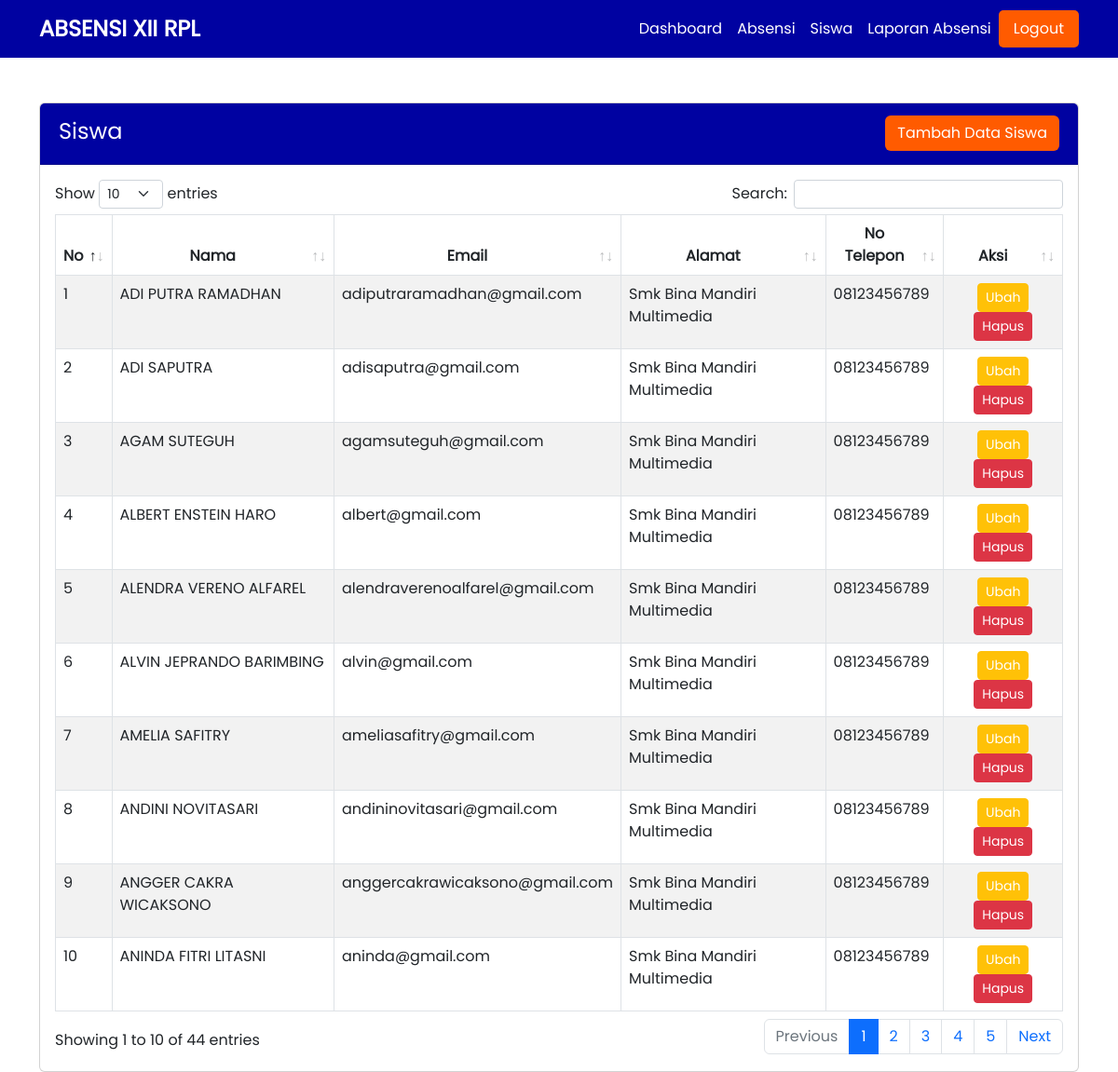
Page /views/siswa.php on the committed database.
### tables this page shows
CREATE TABLE `tbl_siswa` (
  `id_siswa` int(11) NOT NULL,
  `nama` varchar(100) NOT NULL,
  `email` varchar(100) NOT NULL,
  `alamat` varchar(100) NOT NULL,
  `notelp` varchar(100) NOT NULL
);

### views/siswa.php (the view, shortened to what this page needs)
<?php
include("../layouts/header.php");
$querySiswa = mysqli_query($koneksi, "SELECT * FROM tbl_siswa ORDER BY nama ASC")
?>
<div class="container">
    <div class="card mt-5">
        <div class="card-header " style="background-color: #0002A1;">
            <div class="d-flex justify-content-between align-items-center py-1 px-1">
                <h4 class="text-white mt-1">Siswa</h4>
                <button type="button" class="btn text-white" data-bs-toggle="modal" data-bs-target="#exampleModal" style="background-color: #FF5B00;">Tambah Data Siswa</button>
            </div>
        </div>
        <div class="card-body">
            <table id="table" class="table table-striped table-bordered  d-md-block d-lg-table overflow-auto">
                <thead>
                    <tr class="text-center">
                        <th>No</th>
                        <th>Nama</th>
                        <th>Email</th>
                        <th>Alamat</th>
                        <th>No Telepon</th>
                        <th>Aksi</th>
                    </tr>
                </thead>
                <tbody>
                    <?php
                    $no = 1;
                    foreach ($querySiswa as $siswa) {
                    ?>
                        <tr>
                            <td><?= $no++ ?></td>
                            <td><?= $siswa['nama'] ?></td>
                            <td><?= $siswa['email'] ?></td>
                            <td><?= $siswa['alamat'] ?></td>
                            <td><?= $siswa['notelp'] ?></td>
                            <td class="text-center">
                                <button type="button" data-bs-toggle="modal" data-bs-target="#modalEdit<?= $no ?>" class="btn btn-sm btn-warning text-white">Ubah</button>
                                <a button class="btn btn-delete btn-sm btn-danger text-white" href="aksi-siswa.php?id_siswa=<?= $siswa['id_siswa'] ?>">Hapus</a>
                            </td>
                        </tr>
                    <?php } ?>
                </tbody>
            </table>
        </div>
    </div>
</div>
<?php include("../layouts/footer.php") ?>

### assets/styles/style.css (style rules this page uses)
html { height: 100%; }
body { min-height: 100vh; font-family: "Poppins-Regular"; }

### layouts/header.php (style rules this page uses)
* { font-family: "Poppins-regular"; }

### rows in the picture
tbl_siswa: nama "ADI PUTRA RAMADHAN", email "adiputraramadhan@gmail.com", alamat "Smk Bina Mandiri Multimedia", notelp "08123456789"
tbl_siswa: nama "ADI SAPUTRA", email "adisaputra@gmail.com", alamat "Smk Bina Mandiri Multimedia", notelp "08123456789"
tbl_siswa: nama "AGAM SUTEGUH", email "agamsuteguh@gmail.com", alamat "Smk Bina Mandiri Multimedia", notelp "08123456789"
tbl_siswa: nama "ALBERT ENSTEIN HARO", email "albert@gmail.com", alamat "Smk Bina Mandiri Multimedia", notelp "08123456789"
tbl_siswa: nama "ALENDRA VERENO ALFAREL", email "alendraverenoalfarel@gmail.com", alamat "Smk Bina Mandiri Multimedia", notelp "08123456789"
tbl_siswa: nama "ALVIN JEPRANDO BARIMBING", email "alvin@gmail.com", alamat "Smk Bina Mandiri Multimedia", notelp "08123456789"
tbl_siswa: nama "AMELIA SAFITRY", email "ameliasafitry@gmail.com", alamat "Smk Bina Mandiri Multimedia", notelp "08123456789"
tbl_siswa: nama "ANDINI NOVITASARI", email "andininovitasari@gmail.com", alamat "Smk Bina Mandiri Multimedia", notelp "08123456789"
tbl_siswa: nama "ANGGER CAKRA WICAKSONO", email "anggercakrawicaksono@gmail.com", alamat "Smk Bina Mandiri Multimedia", notelp "08123456789"
tbl_siswa: nama "ANINDA FITRI LITASNI", email "aninda@gmail.com", alamat "Smk Bina Mandiri Multimedia", notelp "08123456789"
